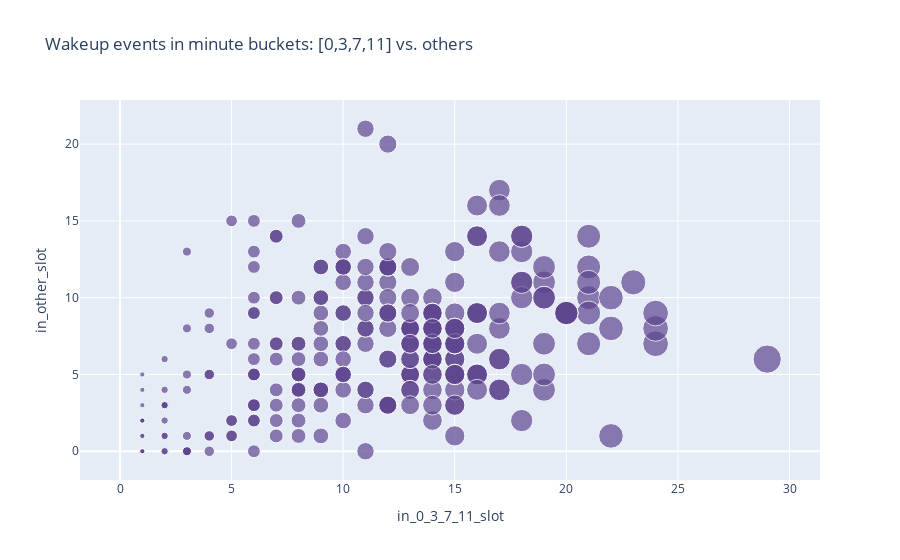

The code cell stored with this chart in its notebook:
### Code cell
# wakeup
df_wakeup_mn['timestamp'] = pd.to_datetime(df_wakeup_mn['timestamp'], utc=True).dt.tz_convert(None)
df_wakeup_mn['hour'] = df_wakeup_mn["timestamp"].dt.hour
df_wakeup_mn['minute'] = df_wakeup_mn["timestamp"].dt.minute
df_wakeup_mn['15min'] = df_wakeup_mn['minute'] % 15

df_wakeup_mn['in_0_3_7_11_slot'] = df_wakeup_mn['15min'].apply(lambda x: is_in_frequent_event_minute_slot(x))
df_wakeup_mn['in_other_slot'] = df_wakeup_mn['15min'].apply(lambda x: is_in_other_event_minute_slot(x))

df_series_agg = df_wakeup_mn.groupby(['series_id'])[['in_0_3_7_11_slot', 'in_other_slot']].sum().reset_index()

fig = px.scatter(df_series_agg, x="in_0_3_7_11_slot", y="in_other_slot",
                 size='in_0_3_7_11_slot', 
                 title='Wakeup events in minute buckets: [0,3,7,11] vs. others',
                 color_discrete_sequence=px.colors.qualitative.Prism,
                 hover_data=['series_id'])
fig.show()

### Figure 1 — Plotly figure (JSON) as saved in the notebook; plotly's stock layout.template omitted (floating-point values rounded to 4 significant figures; data arrays with more than 128 entries replaced by an {"elided": "..."} marker saying what was removed)
{"data": [{"customdata": {"elided": "269x1 str values"}, "hovertemplate": "in_0_3_7_11_slot=%{marker.size}<br>in_other_slot=%{y}<br>series_id=%{customdata[0]}<extra></extra>", "legendgroup": "", "marker": {"color": "rgb(95, 70, 144)", "size": {"elided": "269 int values"}, "sizemode": "area", "sizeref": 0.0725, "symbol": "circle"}, "mode": "markers", "name": "", "orientation": "v", "showlegend": false, "type": "scatter", "x": {"elided": "269 int values"}, "xaxis": "x", "y": {"elided": "269 int values"}, "yaxis": "y"}], "layout": {"legend": {"itemsizing": "constant", "tracegroupgap": 0}, "title": {"text": "Wakeup events in minute buckets: [0,3,7,11] vs. others"}, "xaxis": {"anchor": "y", "domain": [0, 1], "title": {"text": "in_0_3_7_11_slot"}}, "yaxis": {"anchor": "x", "domain": [0, 1], "title": {"text": "in_other_slot"}}}}
